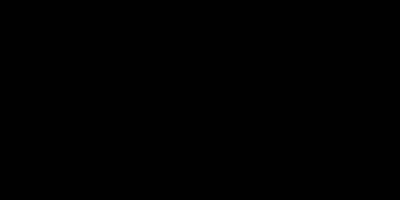
Frame 1 (no input)
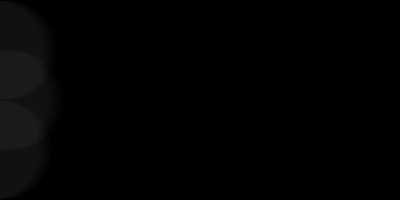
Frame 60 (no input)
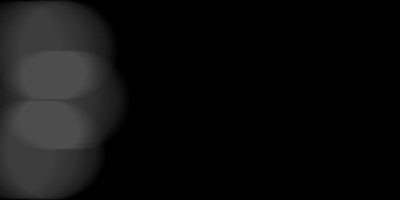
Frame 120 (the mouse pressed at the canvas centre since frame 60)

The p5.js sketch that drew these frames (run headless with seeded random() and noise() and a simulated clock; from frame 60 on, the mouse is pressed at the canvas centre):

// p5.js sketch
// ── sketch.js
let obj1 = {
  x: 0,
  y: 50,
  gray: 0,
  step: 1,
}
let obj2 = {
  x: 0,
  y: 100,
  gray: 0,
  step: 1.1,
}
let obj3 = {
  x: 0,
  y: 150,
  gray: 0,
  step: 0.9,
}

function setup() {
  createCanvas(400, 200);
  noStroke();
  background(0);
}

function mousePressed() {
  // obj1.x = 0;
  background(0);
}

function draw() {
  draw_ob(obj1);
  draw_ob(obj2);
  draw_ob(obj3);
}

function draw_ob(ob) {
  fill(ob.gray, 5);
  circle(ob.x-50, ob.y, 100);
  ob.x = (ob.x + ob.step) % (width + 100);
  ob.gray = (ob.gray + 1) % 255;
}

// https://editor.p5js.org/jht1493/sketches/nDGl7usRr
// 2.2 - variable edge draw_obj

// https://editor.p5js.org/jht1493/sketches/y98Qq3YM9
// 2.2 - variable edge obj 2

// https://editor.p5js.org/jht1493/sketches/Kik0LOIug
// 2.2 - variable edge obj

// https://editor.p5js.org/jht1493/sketches/I69gHq4bl
// p5js Code! - 2.2 - variable edge full

// https://editor.p5js.org/jht1493/sketches/PEuN_WPty
// p5js Code! - 2.2 - make your own variable edge

// https://editor.p5js.org/jht1493/sketches/HtESWWNTa
// p5js Code! - 2.2 - make your own variable remainder

// Make Your Own (Make Your Own Variable)
// Code! Programming with p5.js
// The Coding Train / Daniel Shiffman
// https://thecodingtrain.com/beginners/p5js/2.2-make-your-own.html
// https://youtu.be/dRhXIIFp-ys

// Make Your Own Variable: https://editor.p5js.org/codingtrain/sketches/xPXNdPy17
// Growing Circle Exercise: https://editor.p5js.org/codingtrain/sketches/ehbMJ-otC
